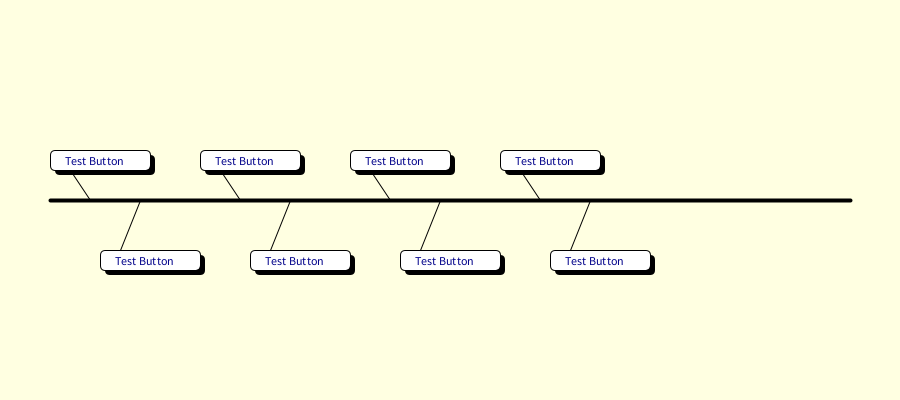
Frame 1 (no input)
Frame 60 (the mouse pressed at the canvas centre just before this capture): identical to frame 1, image omitted
Frame 120 (the mouse held since frame 60 and released just before this capture): identical to frame 1, image omitted

The Processing sketch that drew this single still picture (run headless with seeded random() and noise(); from frame 60 on, the mouse is pressed at the canvas centre):

// Processing sketch: computer_timeline
// ── computer_timeline.pde
//global variable
color btn2 = #000000; //black
color txt1 = #00008A; //dark blue
color btn1 = #FFFFFF; //white
color bg2 = #04A19A; //green-blue
color bg1 = #FFFFE1; //light yellow
color txt2 = #0079DF; //blue
void setup() {
  size(900, 400);
}

void draw() {
  background(bg1);
  drawRef(50,200,850,200);
  histEvent(50, 150, 100, 20, "Test Button", "Test Description", true);
  histEvent(100, 250, 100, 20, "Test Button", "Test Description", false);
  histEvent(200, 150, 100, 20, "Test Button", "Test Description", true);
  histEvent(250, 250, 100, 20, "Test Button", "Test Description", false);
  histEvent(350, 150, 100, 20, "Test Button", "Test Description", true);
  histEvent(400, 250, 100, 20, "Test Button", "Test Description", false);
  histEvent(500, 150, 100, 20, "Test Button", "Test Description", true);
  histEvent(550, 250, 100, 20, "Test Button", "Test Description", false);
  println("x:" + mouseX + "y:" + mouseY);
}

void histEvent(int x, int y, int w, int h, String tText, String dText, boolean top) {
  strokeWeight(1);
  fill(bg2);
  if (top) {
    line(x+20,y+h,x+40,200);
  } else {
    line(x+20,y,x+40,200);
  }
  fill(btn2);
  noStroke();
  rect(x+5, y+5, w, h, 5);  //shadow
  fill(btn1);
  stroke(0);
  rect(x, y, w, h, 5); //button
  fill(txt1);
  text(tText, x+15, y+15);
  if (mouseX>x && mouseX<=x+w && mouseY>y && mouseY<=y+h) {
    fill(txt2);
    if (top) {
      text(dText, x, y-60);
    } else {
      text(dText, x, y+60);
    }
  }
}

void drawRef(int x, int y, int w, int h) {
  strokeWeight(4);
  fill(bg2);
  line(x,y,w,h);
}
